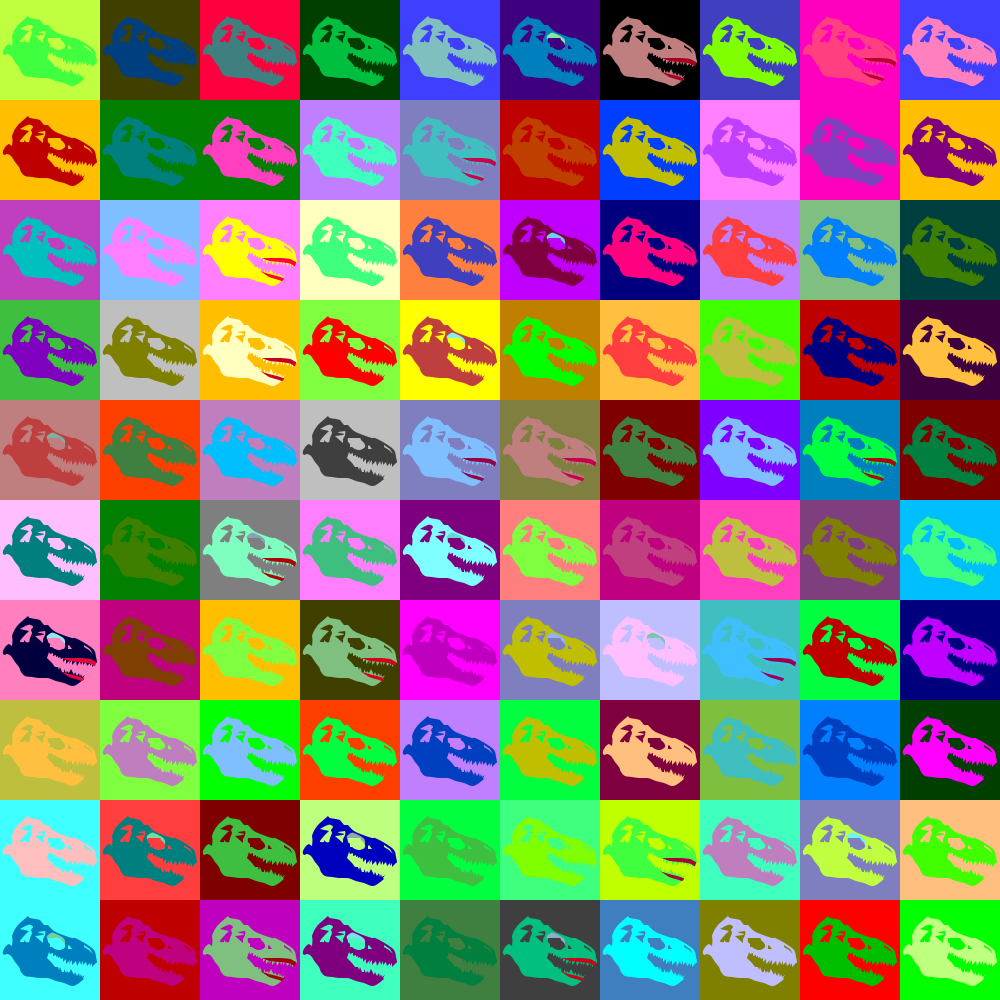
Frame 1 (no input)
Frame 60 (the mouse pressed at the canvas centre just before this capture): identical to frame 1, image omitted
Frame 120 (the mouse held since frame 60 and released just before this capture): identical to frame 1, image omitted

The Processing sketch that drew this single still picture (run headless with seeded random() and noise(); from frame 60 on, the mouse is pressed at the canvas centre):

// Processing sketch: processing_50961
// ── processing_50961.pde

// Warhol T-Rex!!!1!!1

ArrayList trexSquares;

void setup()
{
  trexSquares = new ArrayList();
  size(1000, 1000);
  frameRate(60);
  smooth();
  background(255);
  noStroke();
  
  PopulateList();
}

void draw()
{
  background(255);
  for(int i = 0; i < trexSquares.size(); i++)
  {
    TRexSquare s = (TRexSquare)trexSquares.get(i);
    
    s.Render();
  }
}

void PopulateList()
{
  for(int y = 0; y < 10; y++)
  {
    for(int x = 0; x < 10; x++)
    {
      int posX = x * 100;
      int posY = y * 100;
      
      MakeTRexSquare(posX, posY);
    }
  }
}

void MakeTRexSquare(int posX, int posY)
{
  int backR = int(random(0, 5)) * 255 / 4;
  int backG = int(random(0, 5)) * 255 / 4;
  int backB = int(random(0, 5)) * 255 / 4;
  int frontR = int(random(0, 5)) * 255 / 4;
  int frontG = int(random(0, 5)) * 255 / 4;
  int frontB = int(random(0, 5)) * 255 / 4;
  
  boolean hasEyeshadow = false;
  int eyeshadowR = 0;
  int eyeshadowG = 0;
  int eyeshadowB = 0;
  boolean hasLipstick = false;
  int lipstickR = 0;
  int lipstickG = 0;
  int lipstickB = 0;
  
  int rand = int(random(0, 7));
  if(rand > 5)
  {
    hasEyeshadow = true;
    eyeshadowR = int(random(100, 150));
    eyeshadowG = int(random(150, 255));
    eyeshadowB = int(random(150, 255));
  }
  
  rand = int(random(0, 7));
  if(rand > 5)
  {
    hasLipstick = true;
    lipstickR = int(random(150, 255));
    lipstickG = int(random(150, 255));
    lipstickB = int(random(0, 80));
  }
  
  TRexSquare newSquare = new TRexSquare(posX, posY, backR, backG, backB, frontR, frontG, frontB, hasEyeshadow, eyeshadowR, eyeshadowG, eyeshadowB, hasLipstick, lipstickR, lipstickG, lipstickB);
  
  trexSquares.add(newSquare);
}

class TRexSquare {
  int posX;
  int posY;
  int backR;
  int backG;
  int backB;
  int frontR;
  int frontG;
  int frontB;
  boolean hasEyeshadow;
  int eyeR;
  int eyeG;
  int eyeB;
  boolean hasLipstick;
  int lipstickR;
  int lipstickG;
  int lipstickB;
  
  TRexSquare(int pX, int pY,
    int bR, int bG, int bB,
    int fR, int fG, int fB,
    boolean hEyeshadow, int eR, int eG, int eB,
    boolean hLipstick, int lR, int lG, int lB)
  {
    posX = pX;
    posY = pY;
    backR = bR;
    backG = bG;
    backB = bB;
    frontR = fR;
    frontB = fB;
    frontG = fG;
    hasEyeshadow = hEyeshadow;
    eyeR = eR;
    eyeG = eG;
    eyeB = eB;
    hasLipstick = hLipstick;
    lipstickR = lR;
    lipstickG = lG;
    lipstickB = lB;
  }
  
  void Render()
  {
    //quad(posX, posY, posX + 100, posY, posX + 100, posY + 100, posX, posY + 100);
    
    pushMatrix();
    translate(posX, posY);
    
    // Background
    fill(backR, backB, backG, 255);
    quad(0, 0, 100, 0, 100, 100, 0, 100);
    
    // Outline
    fill(frontR, frontG, frontB, 255);
    beginShape();
    curveVertex(28, 16);
    curveVertex(28, 16);
    curveVertex(30, 18);
    curveVertex(36, 19);
    curveVertex(40, 20);
    curveVertex(40, 20);
    curveVertex(44, 25);
    curveVertex(44, 25);
    curveVertex(48, 25);
    curveVertex(48, 25);
    curveVertex(54, 31);
    curveVertex(63, 35);
    curveVertex(72, 38);
    curveVertex(75, 38);
    curveVertex(83, 42);
    curveVertex(92, 48);
    curveVertex(95, 52);
    curveVertex(96, 57);
    curveVertex(97, 62);
    curveVertex(96, 63);
    curveVertex(95, 64);
    //vertex(95, 64);
    vertex(92, 67);
    vertex(92, 63);
    vertex(90, 66);
    vertex(90, 63);
    vertex(87, 66);
    vertex(86, 62);
    vertex(83, 65);
    vertex(83, 61);
    vertex(81, 65);
    vertex(80, 61);
    vertex(77, 66);
    vertex(76, 61);
    vertex(72, 65);
    vertex(72, 60);
    vertex(69, 64);
    vertex(70, 60);
    vertex(66, 64);
    vertex(66, 59);
    vertex(63, 62);
    vertex(63, 58);
    vertex(61, 59);
    vertex(60, 57);
    vertex(58, 58);
    vertex(58, 56);
    vertex(56, 57);
    vertex(56, 55);
    vertex(53, 56);
    vertex(53, 53);
    vertex(50, 54);
    vertex(49, 52);
    curveVertex(47, 54);
    curveVertex(47, 58);
    curveVertex(47, 58);
    curveVertex(49, 60);
    curveVertex(52, 63);
    curveVertex(55, 67);
    curveVertex(56, 68);
    vertex(58, 67);
    vertex(59, 70);
    vertex(60, 67);
    vertex(62, 72);
    vertex(64, 72);
    vertex(64, 69);
    vertex(66, 73);
    vertex(67, 71);
    vertex(69, 73);
    vertex(71, 69);
    vertex(74, 75);
    vertex(75, 72);
    vertex(77, 76);
    vertex(79, 73);
    vertex(80, 77);
    vertex(81, 74);
    vertex(82, 77);
    vertex(85, 75);
    vertex(83, 78);
    vertex(84, 79);
    curveVertex(84, 80);
    curveVertex(79, 84);
    curveVertex(72, 86);
    curveVertex(64, 83);
    curveVertex(56, 81);
    curveVertex(51, 79);
    curveVertex(47, 78);
    curveVertex(39, 78);
    curveVertex(32, 77);
    curveVertex(25, 76);
    curveVertex(21, 72);
    curveVertex(19, 67);
    curveVertex(15, 62);
    curveVertex(11, 56);
    curveVertex(7, 54);
    curveVertex(5, 55);
    curveVertex(5, 55);
    curveVertex(3, 54);
    curveVertex(3, 51);
    curveVertex(4, 49);
    curveVertex(6, 46);
    curveVertex(9, 44);
    curveVertex(10, 46);
    vertex(12, 46);
    curveVertex(11, 44);
    curveVertex(13, 38);
    curveVertex(12, 36);
    curveVertex(15, 29);
    curveVertex(20, 23);
    curveVertex(26, 20);
    endShape(CLOSE);
    
    // Back hole
    fill(backR, backB, backG, 255);
    beginShape();
    vertex(20, 29);
    curveVertex(22, 26);
    curveVertex(27, 24);
    curveVertex(31, 25);
    curveVertex(33, 27);
    curveVertex(31, 30);
    curveVertex(32, 33);
    curveVertex(30, 38);
    curveVertex(29, 42);
    curveVertex(26, 42);
    curveVertex(24, 40);
    curveVertex(24, 42);
    curveVertex(21, 42);
    curveVertex(20, 41);
    curveVertex(24, 36);
    curveVertex(29, 31);
    curveVertex(29, 31);
    curveVertex(24, 29);
    endShape(CLOSE);
    
    // Middle hole
    beginShape();
    curveVertex(41, 27);
    curveVertex(45, 31);
    curveVertex(45, 35);
    curveVertex(43, 39);
    curveVertex(42, 41);
    vertex(43, 43);
    curveVertex(39, 41);
    vertex(35, 36);
    curveVertex(39, 38);
    curveVertex(42, 36);
    curveVertex(44, 34);
    curveVertex(40, 33);
    curveVertex(38, 32);
    curveVertex(39, 28);
    endShape(CLOSE);
    
    if(hasEyeshadow)
    {
      fill(eyeR, eyeG, eyeB, 255);
      beginShape();
      curveVertex(63, 50);
      curveVertex(64, 49);
      curveVertex(65, 41);
      curveVertex(62, 37);
      curveVertex(54, 33);
      curveVertex(51, 33);
      curveVertex(47, 36);
      curveVertex(47, 39);
      curveVertex(47, 41);
      endShape(CLOSE);
      
      fill(backR, backB, backG, 255);
    }
    
    // Eye socket
    beginShape();
    curveVertex(52, 34);
    curveVertex(60, 38);
    curveVertex(61, 40);
    curveVertex(64, 43);
    curveVertex(65, 47);
    curveVertex(60, 50);
    curveVertex(55, 49);
    curveVertex(52, 47);
    curveVertex(50, 47);
    curveVertex(50, 44);
    curveVertex(48, 42);
    curveVertex(48, 38);
    curveVertex(50, 36);
    endShape(CLOSE);
    
    // Front hole
    beginShape();
    vertex(69, 45);
    vertex(72, 49);
    vertex(69, 49);
    vertex(68, 49);
    vertex(68, 46);
    endShape(CLOSE);
    
    // Nostril
    beginShape();
    vertex(84, 45);
    vertex(90, 49);
    vertex(93, 54);
    vertex(93, 54);
    vertex(89, 50);
    vertex(84, 47);
    endShape(CLOSE);
    
    if(hasLipstick)
    {
      fill(lipstickR, 0, lipstickB, 255);
      beginShape();
      curveVertex(56, 55);
      curveVertex(62, 58);
      curveVertex(70, 61);
      curveVertex(80, 62);
      curveVertex(87, 63);
      curveVertex(91, 64);
      curveVertex(94, 66);
      curveVertex(95, 66);
      curveVertex(96, 63);
      curveVertex(96, 62);
      curveVertex(94, 61);
      curveVertex(90, 59);
      curveVertex(81, 58);
      curveVertex(67, 57);
      endShape(CLOSE);
      
      beginShape();
      curveVertex(56, 68);
      curveVertex(60, 71);
      curveVertex(69, 74);
      curveVertex(77, 76);
      curveVertex(83, 78);
      curveVertex(84, 79);
      curveVertex(82, 81);
      curveVertex(79, 80);
      curveVertex(69, 77);
      curveVertex(61, 73);
      endShape(CLOSE);
    }
    
    popMatrix();
  }
}
